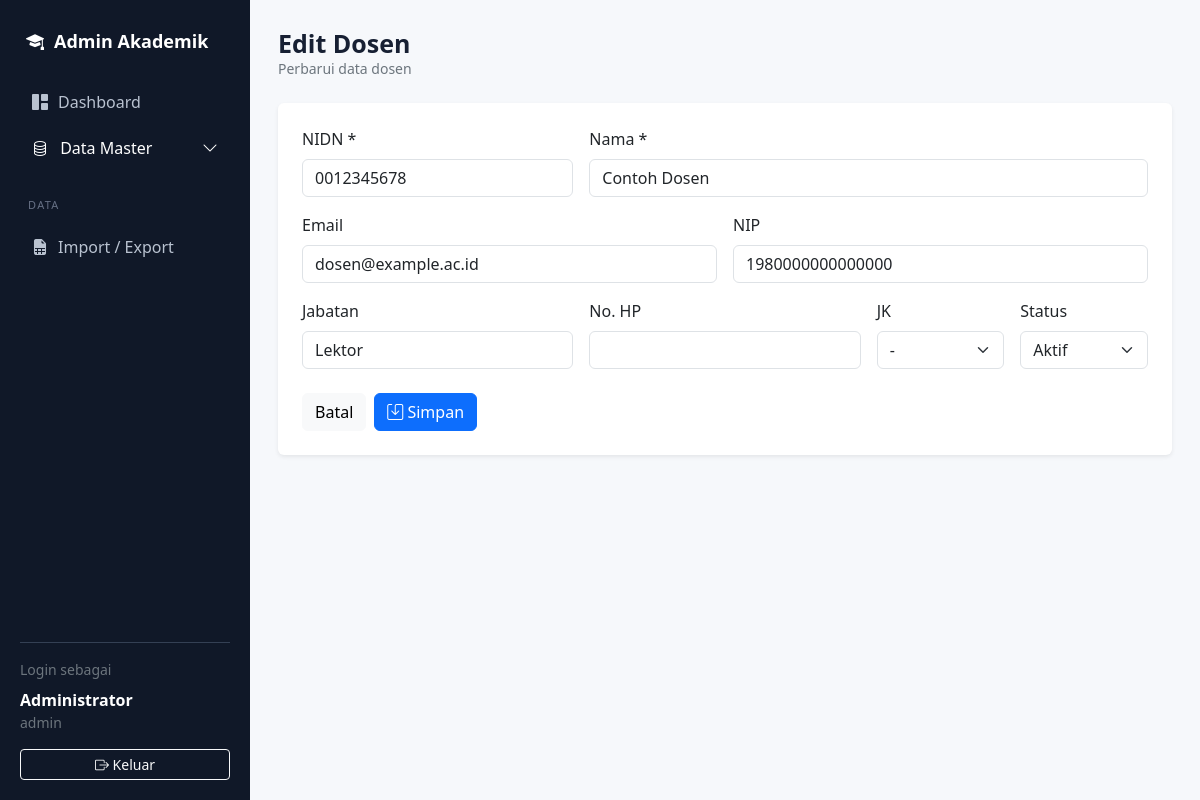
The page /dosen-form.php?id=1 (signed in) on the database its author committed.
### tables this page shows
CREATE TABLE IF NOT EXISTS dosen (
    id INT UNSIGNED AUTO_INCREMENT PRIMARY KEY,
    nip VARCHAR(30) NULL,
    nidn VARCHAR(20) NOT NULL UNIQUE,
    gelar_depan VARCHAR(50) NULL,
    nama VARCHAR(150) NOT NULL,
    gelar_belakang VARCHAR(50) NULL,
    jabatan VARCHAR(150) NULL,
    pendidikan_terakhir VARCHAR(50) NULL,
    pangkat VARCHAR(100) NULL,
    status VARCHAR(50) NULL,
    homebase VARCHAR(150) NULL,
    email VARCHAR(150) NULL,
    created_at TIMESTAMP DEFAULT CURRENT_TIMESTAMP,
    updated_at TIMESTAMP DEFAULT CURRENT_TIMESTAMP ON UPDATE CURRENT_TIMESTAMP,
    INDEX idx_dosen_nama (nama),
    INDEX idx_dosen_nip (nip)
);

### app/helpers/view.php (called while the page is built, shortened)
<?php
function e(mixed $value): string
{
    return htmlspecialchars((string)$value, ENT_QUOTES, 'UTF-8');
}
function render(string $view, array $data = []): void
{
    extract($data);
    $viewFile = __DIR__ . '/../views/' . $view . '.php';
    require __DIR__ . '/../views/layouts/header.php';
    require $viewFile;
    require __DIR__ . '/../views/layouts/footer.php';
}

### app/modules/dosen/DosenController.php (called while the page is built, shortened)
<?php
final class DosenController
{
    private DosenModel $model;
    public function __construct()
    {
        $this->model = new DosenModel(Database::connection());
    }
    public function form(): void
    {
        $id = isset($_GET['id']) ? (int)$_GET['id'] : null;
        render('dosen/form', [
            'title' => $id ? 'Edit Dosen' : 'Tambah Dosen',
            'subtitle' => $id ? 'Perbarui data dosen' : 'Masukkan data dosen baru',
            'active' => 'dosen',
            'row' => $id ? $this->model->find($id) : null,
        ]);
    }
}

### public/dosen-form.php (called while the page is built, shortened)
<?php
require_once __DIR__ . '/../app/modules/dosen/DosenController.php';
(new DosenController())->form();

### app/modules/dosen/DosenModel.php (called while the page is built, shortened)
<?php
final class DosenModel
{
    public function find(int $id): ?array
    {
        $stmt = $this->db->prepare("SELECT * FROM dosen WHERE id = ?");
        $stmt->execute([$id]);
        return $stmt->fetch() ?: null;
    }
}

### app/views/dosen/form.php (the view, shortened to what this page needs)
<?php $row = $row ?? []; ?>
<div class="card border-0 shadow-sm">
<div class="card-body p-4">
<form method="post" action="dosen-save.php">
    <div class="row g-3">
        <div class="col-md-4"><label class="form-label">NIDN *</label><input class="form-control" name="nidn" required value="<?= e($row['nidn'] ?? '') ?>"></div>
        <div class="col-md-8"><label class="form-label">Nama *</label><input class="form-control" name="nama" required value="<?= e($row['nama'] ?? '') ?>"></div>
        <div class="col-md-6"><label class="form-label">Email</label><input type="email" class="form-control" name="email" value="<?= e($row['email'] ?? '') ?>"></div>
        <div class="col-md-6"><label class="form-label">NIP</label><input class="form-control" name="nip" value="<?= e($row['nip'] ?? '') ?>"></div>
        <div class="col-md-4"><label class="form-label">Jabatan</label><input class="form-control" name="jabatan" value="<?= e($row['jabatan'] ?? '') ?>"></div>
        <div class="col-md-4"><label class="form-label">No. HP</label><input class="form-control" name="no_hp" value="<?= e($row['no_hp'] ?? '') ?>"></div>
        <div class="col-md-2"><label class="form-label">JK</label><select class="form-select" name="jenis_kelamin"><option value="">-</option></select></div>
        <div class="col-md-2"><label class="form-label">Status</label><select class="form-select" name="status"><option value="aktif" <?= ($row['status'] ?? 'aktif') === 'aktif' ? 'selected' : '' ?>>Aktif</option></select></div>
    </div>
    <div class="mt-4 d-flex gap-2"><a href="dosen.php" class="btn btn-light">Batal</a><button class="btn btn-primary"><i class="bi bi-save"></i> Simpan</button></div>
</form>
</div>
</div>

### public/assets/css/app.css (style rules this page uses)
body { background:#f6f8fb;color:#172033 }

### rows shown on the page
dosen: nidn "0012345678", nama "Contoh Dosen", email "dosen@example.ac.id", nip "1980000000000000", jabatan "Lektor"

### other values the page prints
APP_NAME "Admin Akademik"
$_SESSION['user']['name'] "Administrator"
$_SESSION['user']['role'] "admin"
$title "Edit Dosen"
$subtitle "Perbarui data dosen"
